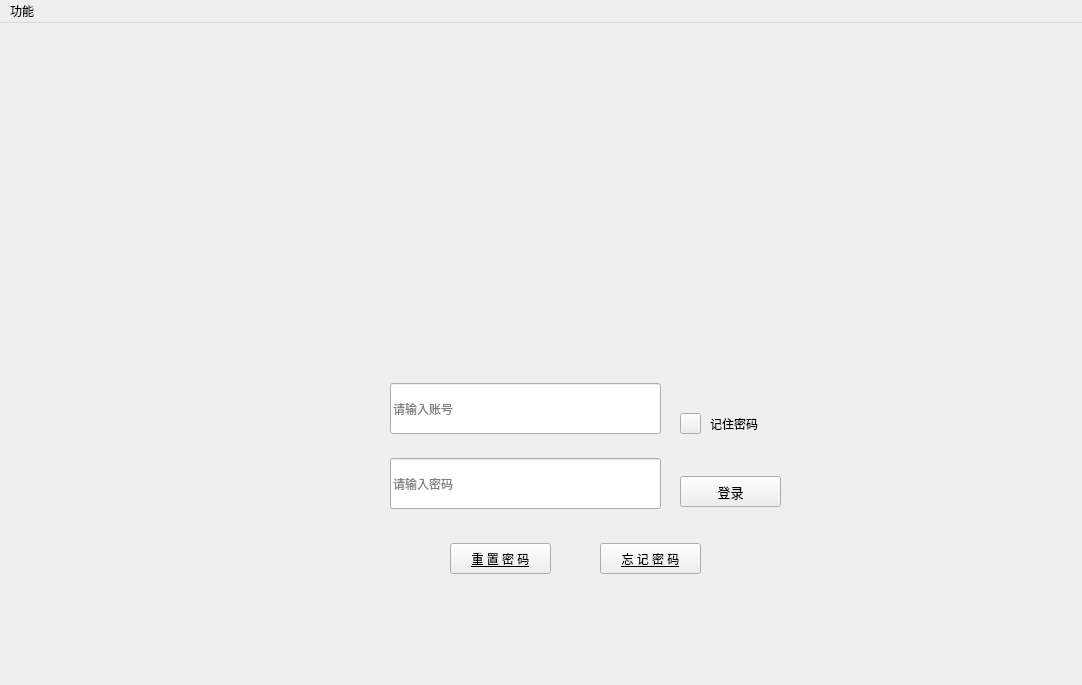
<?xml version="1.0" encoding="UTF-8"?>
<ui version="4.0">
 <class>LoginWindow</class>
 <widget class="QMainWindow" name="LoginWindow">
  <property name="geometry">
   <rect>
    <x>0</x>
    <y>0</y>
    <width>1082</width>
    <height>685</height>
   </rect>
  </property>
  <property name="minimumSize">
   <size>
    <width>1082</width>
    <height>685</height>
   </size>
  </property>
  <property name="maximumSize">
   <size>
    <width>1082</width>
    <height>685</height>
   </size>
  </property>
  <property name="windowTitle">
   <string>LoginWindow</string>
  </property>
  <widget class="QWidget" name="centralWidget">
   <property name="styleSheet">
    <string notr="true">#centralWidget{
border-image: url(:/image/login/login_bj.png);
}
</string>
   </property>
   <widget class="QWidget" name="widget" native="true">
    <property name="geometry">
     <rect>
      <x>230</x>
      <y>160</y>
      <width>611</width>
      <height>141</height>
     </rect>
    </property>
    <property name="styleSheet">
     <string notr="true">border-image: url(:/image/login/图片2.png);</string>
    </property>
   </widget>
   <widget class="QWidget" name="widget_2" native="true">
    <property name="geometry">
     <rect>
      <x>60</x>
      <y>40</y>
      <width>273</width>
      <height>70</height>
     </rect>
    </property>
    <property name="styleSheet">
     <string notr="true">border-image: url(:/image/login/farsight.png);</string>
    </property>
   </widget>
   <widget class="QLineEdit" name="Name_lineEdit">
    <property name="geometry">
     <rect>
      <x>390</x>
      <y>360</y>
      <width>271</width>
      <height>51</height>
     </rect>
    </property>
    <property name="styleSheet">
     <string notr="true">border-image: url(:/image/login/图片4.png);
font: 12pt &quot;微软雅黑&quot;;</string>
    </property>
    <property name="placeholderText">
     <string>请输入账号</string>
    </property>
   </widget>
   <widget class="QWidget" name="widget_3" native="true">
    <property name="geometry">
     <rect>
      <x>320</x>
      <y>365</y>
      <width>41</width>
      <height>41</height>
     </rect>
    </property>
    <property name="styleSheet">
     <string notr="true">border-image: url(:/image/login/登录 (4).png);</string>
    </property>
   </widget>
   <widget class="QLineEdit" name="Password_lineEdit">
    <property name="geometry">
     <rect>
      <x>390</x>
      <y>435</y>
      <width>271</width>
      <height>51</height>
     </rect>
    </property>
    <property name="styleSheet">
     <string notr="true">border-image: url(:/image/login/图片4.png);
font: 12pt &quot;微软雅黑&quot;;</string>
    </property>
    <property name="echoMode">
     <enum>QLineEdit::Password</enum>
    </property>
    <property name="placeholderText">
     <string>请输入密码</string>
    </property>
   </widget>
   <widget class="QWidget" name="widget_4" native="true">
    <property name="geometry">
     <rect>
      <x>320</x>
      <y>440</y>
      <width>41</width>
      <height>41</height>
     </rect>
    </property>
    <property name="styleSheet">
     <string notr="true">border-image: url(:/image/login/登录页面-密码.png);</string>
    </property>
   </widget>
   <widget class="QLabel" name="label">
    <property name="geometry">
     <rect>
      <x>710</x>
      <y>390</y>
      <width>71</width>
      <height>21</height>
     </rect>
    </property>
    <property name="styleSheet">
     <string notr="true">border-image: url(:/image/login/图片4.png);
font: 10pt &quot;微软雅黑&quot;;</string>
    </property>
    <property name="text">
     <string>记住密码</string>
    </property>
   </widget>
   <widget class="QPushButton" name="LoginButton">
    <property name="geometry">
     <rect>
      <x>680</x>
      <y>453</y>
      <width>101</width>
      <height>31</height>
     </rect>
    </property>
    <property name="font">
     <font>
      <family>微软雅黑</family>
      <pointsize>10</pointsize>
      <weight>50</weight>
      <italic>false</italic>
      <bold>false</bold>
      <stylestrategy>PreferAntialias</stylestrategy>
     </font>
    </property>
    <property name="cursor">
     <cursorShape>PointingHandCursor</cursorShape>
    </property>
    <property name="mouseTracking">
     <bool>false</bool>
    </property>
    <property name="styleSheet">
     <string notr="true">QPushButton{
border-image: url(:/image/login/图片4.png);
font: 10pt &quot;微软雅黑&quot;;
}
QPushButton:pressed{
font: 9pt &quot;微软雅黑&quot;;
}</string>
    </property>
    <property name="text">
     <string>登录</string>
    </property>
   </widget>
   <widget class="QPushButton" name="checkButton">
    <property name="geometry">
     <rect>
      <x>680</x>
      <y>390</y>
      <width>21</width>
      <height>21</height>
     </rect>
    </property>
    <property name="font">
     <font>
      <family>微软雅黑</family>
      <pointsize>9</pointsize>
      <weight>50</weight>
      <italic>false</italic>
      <bold>false</bold>
     </font>
    </property>
    <property name="cursor">
     <cursorShape>PointingHandCursor</cursorShape>
    </property>
    <property name="styleSheet">
     <string notr="true">border-image: url(:/image/login/loging_button_bj.png);
font: 9pt &quot;微软雅黑&quot;;</string>
    </property>
    <property name="text">
     <string/>
    </property>
    <property name="checkable">
     <bool>true</bool>
    </property>
   </widget>
   <widget class="QPushButton" name="forgetPasswprdpushButton">
    <property name="geometry">
     <rect>
      <x>600</x>
      <y>520</y>
      <width>101</width>
      <height>31</height>
     </rect>
    </property>
    <property name="styleSheet">
     <string notr="true">QPushButton{
font: 9pt &quot;微软雅黑&quot;;
color: rgb(0, 0, 0);
border-image: url(:/image/login/图片4.png);
text-decoration: underline;
}
QPushButton:pressed{
font: 8pt &quot;微软雅黑&quot;;
}</string>
    </property>
    <property name="text">
     <string>忘 记 密 码</string>
    </property>
   </widget>
   <widget class="QPushButton" name="resetPasswordpushButton">
    <property name="geometry">
     <rect>
      <x>450</x>
      <y>520</y>
      <width>101</width>
      <height>31</height>
     </rect>
    </property>
    <property name="styleSheet">
     <string notr="true">QPushButton{
font: 9pt &quot;微软雅黑&quot;;
color: rgb(0, 0, 0);
border-image: url(:/image/login/图片4.png);
text-decoration: underline;
}
QPushButton:pressed{
font: 8pt &quot;微软雅黑&quot;;
}</string>
    </property>
    <property name="text">
     <string>重 置 密 码</string>
    </property>
   </widget>
  </widget>
  <widget class="QMenuBar" name="menuBar">
   <property name="geometry">
    <rect>
     <x>0</x>
     <y>0</y>
     <width>1082</width>
     <height>25</height>
    </rect>
   </property>
   <widget class="QMenu" name="menu">
    <property name="title">
     <string>功能</string>
    </property>
    <addaction name="serverAction"/>
    <addaction name="registeraction"/>
   </widget>
   <addaction name="menu"/>
  </widget>
  <action name="registeraction">
   <property name="icon">
    <iconset resource="source.qrc">
     <normaloff>:/image/login/登录7.png</normaloff>:/image/login/登录7.png</iconset>
   </property>
   <property name="text">
    <string>注册账号</string>
   </property>
   <property name="shortcut">
    <string>Ctrl+R</string>
   </property>
  </action>
  <action name="serverAction">
   <property name="icon">
    <iconset resource="source.qrc">
     <normaloff>:/image/login/服务器IP申请.png</normaloff>:/image/login/服务器IP申请.png</iconset>
   </property>
   <property name="text">
    <string>设置服务器地址</string>
   </property>
   <property name="shortcut">
    <string>Ctrl+S</string>
   </property>
  </action>
 </widget>
 <layoutdefault spacing="6" margin="11"/>
 <resources>
  <include location="source.qrc"/>
 </resources>
 <connections/>
</ui>
